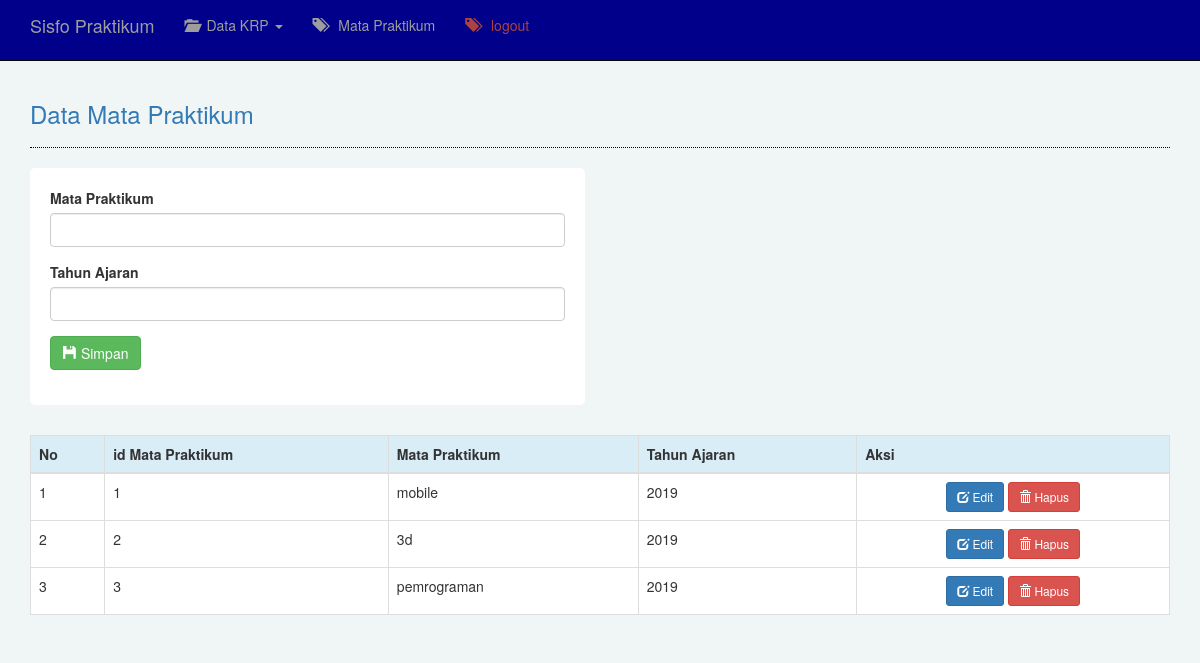
The app's page /praktikum/index.php?lihat=matapraktikum/index (signed in) with its own data.
### tables this page shows
CREATE TABLE `matapraktikum` (
  `idMataPraktikum` int(11) NOT NULL,
  `idMk` int(11) NOT NULL,
  `namaMataPraktikum` varchar(50) DEFAULT NULL,
  `tahunAjaran` varchar(50) DEFAULT NULL
);

### praktikum/panggil/detailkrp/koneksi.php (called while the page is built, shortened)
<?php
class db_connect{
	public $host =db_host;
	public $user =db_user;
	public $pass =db_pass;
	public $dbname =db_name;
	public function connect(){
		$this->conn = new mysqli($this->host, $this->user, $this->pass, $this->dbname);
	}
}
 ?>

### praktikum/panggil/matapraktikum/class.php (called while the page is built, shortened)
<?php
require 'koneksi.php';
class db_class extends db_connect{
	public function read(){
		$stmt = $this->conn->prepare("select * from matapraktikum") or die($this->conn->error);
		if($stmt->execute()){
			$result = $stmt->get_result();
			return $result;
		}
	}
}
?>

### praktikum/panggil/matapraktikum/index.php (the view, shortened to what this page needs)
<!DOCTYPE html>
<html>
<head>
</head>
<body>
</body>
</html>
<?php
require_once 'class.php';
$conn = new db_class();
$read = $conn->read();
$link 	= "index.php?lihat=matapraktikum/";
?>
<div class = "row">
	<div class = "col-lg-12">
		<h3 class = "text-primary">Data Mata Praktikum</h3>
		<hr style = "border-top:1px dotted #000;"/>
		<div class = "row">
			<div class = "col-lg-6">
				<form method ="POST"action = "panggil/matapraktikum/tambah.php">
					<div class="form-group">
						<label>Mata Praktikum</label>
						<input type ="text" id="namaMataPraktikum" name = "namaMataPraktikum" class="form-control" required>
					</div>
					<div class="form-group">
						<label>Tahun Ajaran</label>
						<input type ="text" id="tahunAjaran" name = "tahunAjaran" class="form-control" required>
					</div>
					<div class = "form-group">
						<button name = "save" class = "btn btn-success">
							<span class = "glyphicon glyphicon-floppy-disk"></span>
							Simpan
						</button>
					</div>
				</form>
			</div>
			<div class = "col-lg-3"></div>
		</div>
		<br>
		<table class="table table-hover table-bordered" style="margin-top: 10px">
			<tr class="info">
				<th>No</th>
				<th>id Mata Praktikum</th>
				<th>Mata Praktikum</th>
				<th>Tahun Ajaran</th>
				<th>Aksi</th>
			</tr>
			<tbody>
				<?php
				$no=1;
				while($tampil = $read->fetch_array()){
					?>
					<tr>
						<td><?php echo $no++; ?></td>
						<td><?php echo $tampil['idMataPraktikum']?></td>
						<td><?php echo $tampil['namaMataPraktikum']?></td>
						<td><?php echo $tampil['tahunAjaran']?></td>
						<td style="text-align: center;">
							<a href="<?= $link.'edit&idMataPraktikum='.$tampil['idMataPraktikum'] ?>" class="btn btn-primary btn-sm">
								<span class = "glyphicon glyphicon-edit"></span> Edit
							</a>
							<a onclick="return confirm('Apakah yakin data akan di hapus?')" href="	<?= $link.'hapus&idMataPraktikum='.$tampil['idMataPraktikum'] ?>" class="btn btn-danger btn-sm">
								<span class = "glyphicon glyphicon-trash"></span> Hapus
							</a>
						</td>
					</tr>
					<?php
				}
				?>
			</tbody>
		</table>
	</div>
</div>

### praktikum/index.php (style rules this page uses)
body { background-color: #00008B; }

### praktikum/panggil/matapraktikum/index.php (style rules this page uses)
body { background-color: #f0f5f5; }
form, table { background-color: white; padding:20px; border-radius: 5px; }

### records on screen
matapraktikum: idMataPraktikum "1", namaMataPraktikum "mobile", tahunAjaran "2019"
matapraktikum: idMataPraktikum "2", namaMataPraktikum "3d", tahunAjaran "2019"
matapraktikum: idMataPraktikum "3", namaMataPraktikum "pemrograman", tahunAjaran "2019"
